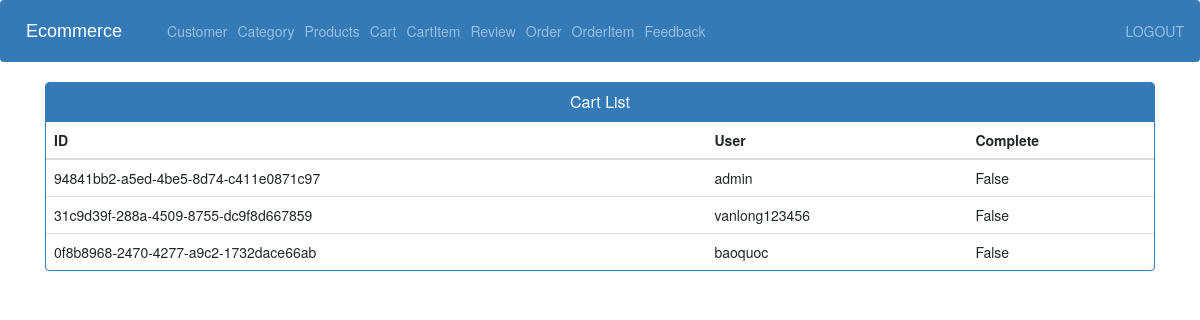
/cart_view_admin/ (signed in), run on an earlier commit of the app's database.
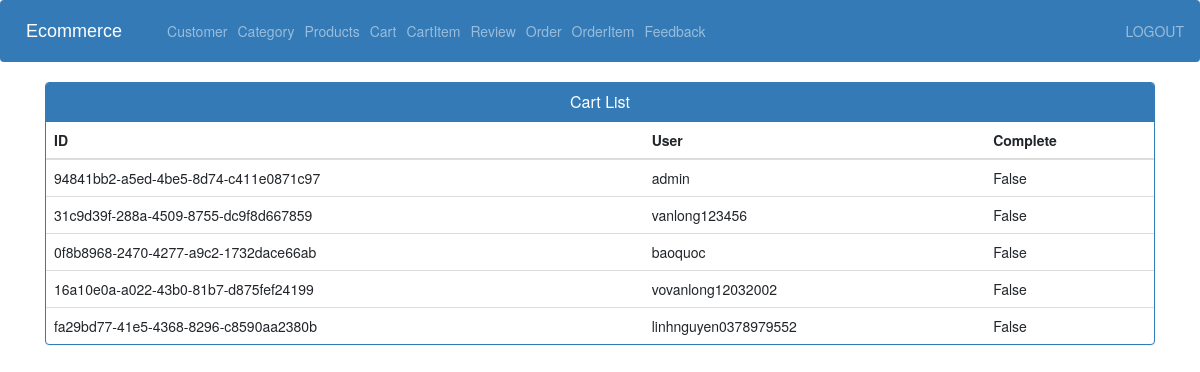
And on a later commit of the database.
### store/models.py (models this page shows, shortened)
class Cart(models.Model):
    id = models.UUIDField(default=uuid.uuid4, primary_key=True)
    user = models.ForeignKey(User,  on_delete=models.CASCADE)
    completed = models.BooleanField(default=False)

### store/views.py (the view)
# urls.py: path('cart_view_admin/',views.cart_view_admin, name='cart_view_admin'),
@login_required(login_url='adminlogin')
def cart_view_admin(request):
    carts= Cart.objects.all()
    context = {'carts':carts}
    return render(request, 'admin/view_cart.html',context)

### store/templates/admin/view_cart.html (shortened to what this page needs)
{% extends 'admin/admin_base.html' %}
{% load static %}
{% block content %}
<head>
  <link href="//netdna.bootstrapcdn.com/bootstrap/3.0.0/css/bootstrap.min.css" rel="stylesheet" id="bootstrap-css">
</head>
<div class="container vh-100">
  <div class="panel panel-primary">
    <div class="panel-heading">
      <h6 class="panel-title">Cart List</h6>
    </div>
    <table class="table table-hover" id="dev-table">
      <thead>
        <tr>
          <th>ID</th>
          <th>User</th>
          <th>Complete</th>
        </tr>
      </thead>
      {% for p in carts %}
      {% if p %}
      <tr>
        <td> {{p.id}}</td>
        <td>{{ p.user.username }}</td>
        <td>{{p.completed}}</td>
      </tr>
      {%else%}
      <br><br><br>
      <h1>no products</h1>
      {% endif %}
      {% endfor %}
    </table>
  </div>
</div>
{% endblock content %}

What changed in the data, as far as the page shows it:
added Cart: id "16a10e0a-a022-43b0-81b7-d875fef24199", user.username "vovanlong12032002", completed "False"
added Cart: id "fa29bd77-41e5-4368-8296-c8590aa2380b", user.username "linhnguyen0378979552", completed "False"
